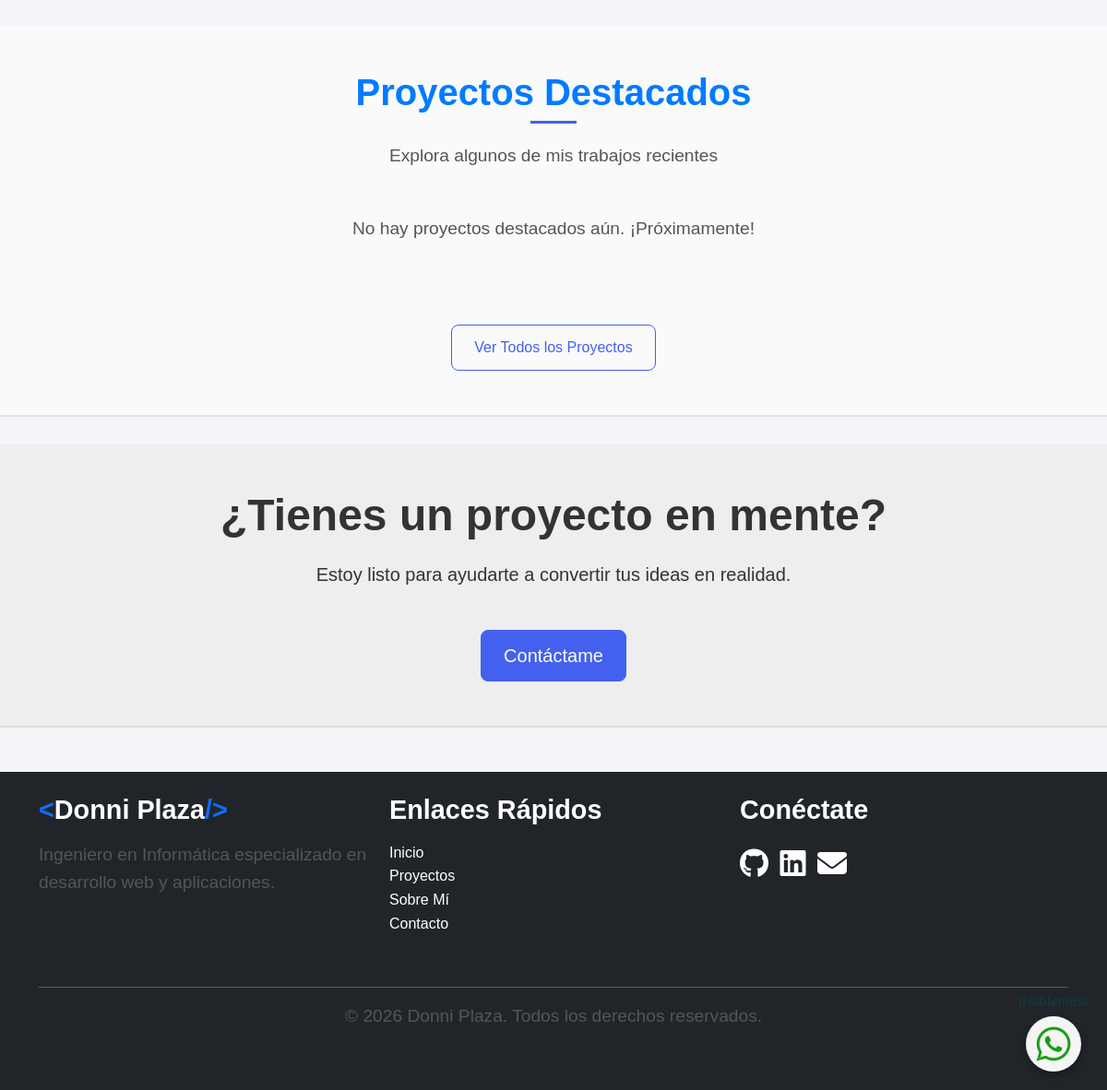
Before: / (lower part) with the older database file.
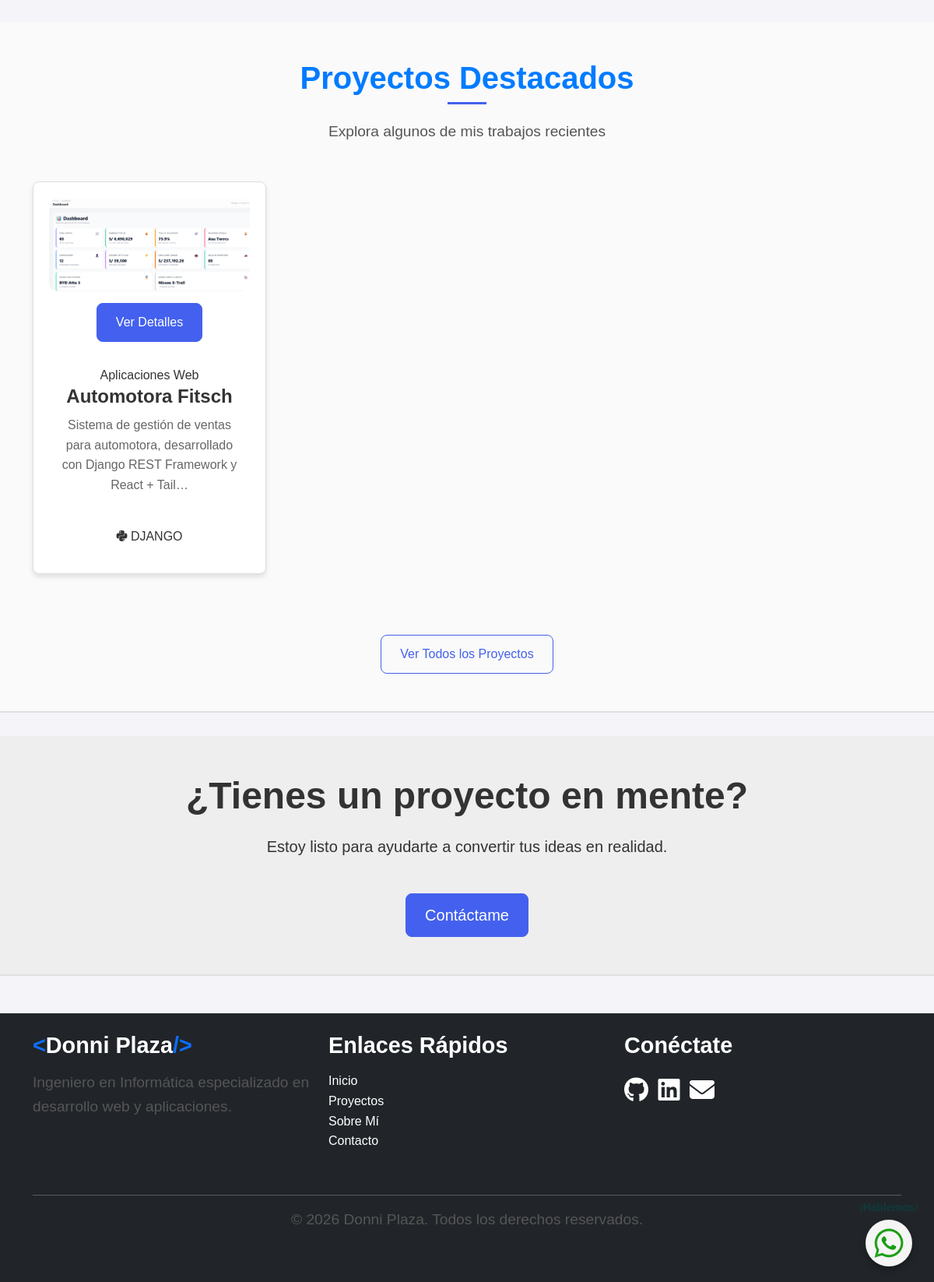
After: the same page with the newer database file.
### web/models.py (models this page shows, shortened)
class Proyecto(models.Model):
    titulo = models.CharField(max_length=200)
    slug = models.SlugField(unique=True, blank=True)
    descripcion = models.TextField()
    imagen_principal = models.ImageField(upload_to='proyectos/')
    categoria = models.ForeignKey(Categoria, on_delete=models.CASCADE, related_name='proyectos')
    tecnologias = models.ManyToManyField(Tecnologia, related_name='proyectos')
    url_github = models.URLField(blank=True, null=True)
    url_demo = models.URLField(blank=True, null=True)
    destacado = models.BooleanField(default=False)
    fecha_creacion = models.DateField()
    fecha_publicacion = models.DateTimeField(auto_now_add=True)

class Categoria(models.Model):
    nombre = models.CharField(max_length=100)
    slug = models.SlugField(unique=True, blank=True)
    class Meta:
        verbose_name_plural = "Categorías"

class Tecnologia(models.Model):
    nombre = models.CharField(max_length=50)
    icono = models.CharField(max_length=50, help_text="Nombre de la clase de Font Awesome (ej: 'fa-python')")
    class Meta:
        verbose_name_plural = "Tecnologías"

### web/views.py (the view)
# urls.py: path('', views.HomeView.as_view(), name='home'),
class HomeView(ListView):
    model = Proyecto
    template_name = 'home.html'
    context_object_name = 'proyectos_destacados'
    def get_queryset(self):
        return Proyecto.objects.filter(destacado=True).order_by('-fecha_publicacion')[:3]
    def get_context_data(self, **kwargs):
        context = super().get_context_data(**kwargs)
        context['categorias'] = Categoria.objects.all()
        context['tecnologias'] = Tecnologia.objects.all()
        return context

### web/templates/home.html (shortened to what this page needs)
{% extends 'base.html' %}
{% load static %}
{% block content %}
<section class="projects-section py-5">
    <div class="container">
        <div class="section-title text-center mb-5" data-aos="fade-up">
            <h2>Proyectos Destacados</h2>
            <p>Explora algunos de mis trabajos recientes</p>
        </div>
        <div class="row g-4">
            {% for proyecto in proyectos_destacados %}
            <div class="col-md-4" data-aos="fade-up" data-aos-delay="{{ forloop.counter|add:100 }}">
                <div class="project-card">
                    <div class="project-img">
                        <img src="{{ proyecto.imagen_principal.url }}" alt="{{ proyecto.titulo }}" class="img-fluid">
                        <div class="overlay">
                            <a href="{% url 'proyecto_detalle' proyecto.slug %}" class="btn btn-primary">Ver
                                Detalles</a>
                        </div>
                    </div>
                    <div class="project-info">
                        <span class="category">{{ proyecto.categoria.nombre }}</span>
                        <h3><a href="{% url 'proyecto_detalle' proyecto.slug %}">{{ proyecto.titulo }}</a></h3>
                        <p>{{ proyecto.descripcion|truncatechars:100 }}</p>
                        <div class="tech-tags">
                            {% for tech in proyecto.tecnologias.all|slice:":3" %}
                            <span class="tech-tag"><i class="fab {{ tech.icono }}"></i> {{ tech.nombre }}</span>
                            {% endfor %}
                        </div>
                    </div>
                </div>
            </div>
            {% empty %}
            <div class="col-12 text-center">
                <p>No hay proyectos destacados aún. ¡Próximamente!</p>
            </div>
            {% endfor %}
        </div>
        <div class="text-center mt-5" data-aos="fade-up">
            <a href="{% url 'proyectos' %}" class="btn btn-outline-primary">Ver Todos los Proyectos</a>
        </div>
    </div>
</section>
<section class="cta-section py-5">
    <div class="container">
        <div class="cta-content text-center" data-aos="zoom-in">
            <h2>¿Tienes un proyecto en mente?</h2>
            <p class="lead mb-4">Estoy listo para ayudarte a convertir tus ideas en realidad.</p>
            <a href="{% url 'contacto' %}" class="btn btn-primary btn-lg">Contáctame</a>
        </div>
    </div>
</section>
{% endblock %}

### web/templates/base.html (shortened to what this page needs)
{% load static %}
<!DOCTYPE html>
<html lang="es">
<head>
    <link href="https://cdn.jsdelivr.net/npm/bootstrap@5.3.0/dist/css/bootstrap.min.css" rel="stylesheet">
    <link rel="stylesheet" href="https://cdnjs.cloudflare.com/ajax/libs/font-awesome/6.4.0/css/all.min.css">
    <link href="https://unpkg.com/aos@2.3.1/dist/aos.css" rel="stylesheet">
    <link rel="stylesheet" href="{% static 'css/styles.css' %}">
</head>
<body>
    <main>
        {% block content %}{% endblock %}
    </main>
    <a href="https://wa.me/+56954363425" class="whatsapp-fijo" target="_blank"
        aria-label="Enviar un mensaje por WhatsApp">
        <div
            style="text-align: center; color: hsla(178, 81%, 15%, 0.685); font-weight: bold; font-size: 14px; margin-bottom: 5px;">
        </div>
        <img src="{% static 'img/ws1.png' %}" alt="WhatsApp" width="60" height="60"
            style="border-radius: 50%; box-shadow: 0px 4px 8px rgba(0, 0, 0, 0.3);">
    </a>
    <footer class="footer mt-5 py-4 bg-dark text-white">
        <div class="container">
            <div class="row">
                <div class="col-md-4">
                    <h5 class="mb-3"><span class="text-primary">&lt;</span>Donni Plaza<span
                            class="text-primary">/&gt;</span></h5>
                    <p>Ingeniero en Informática especializado en desarrollo web y aplicaciones.</p>
                </div>
                <div class="col-md-4">
                    <h5 class="mb-3">Enlaces Rápidos</h5>
                    <ul class="list-unstyled">
                        <li><a href="{% url 'home' %}" class="text-white">Inicio</a></li>
                        <li><a href="{% url 'proyectos' %}" class="text-white">Proyectos</a></li>
                        <li><a href="{% url 'about' %}" class="text-white">Sobre Mí</a></li>
                        <li><a href="{% url 'contacto' %}" class="text-white">Contacto</a></li>
                    </ul>
                </div>
                <div class="col-md-4">
                    <h5 class="mb-3">Conéctate</h5>
                    <div class="social-icons">
                        <a href="https://github.com/Donnyjpl/" target="_blank" class="text-white me-2"
                            aria-label="Ver perfil de GitHub de Donnyjpl"><i class="fab fa-github"></i></a>
                        <a href="https://www.linkedin.com/in/donni-j-plaza-l/" target="_blank" class="text-white me-2"
                            aria-label="Ver perfil de LinkedIn de Donny J Plaza"><i class="fab fa-linkedin"></i></a>
                        <a href="mailto:donnyjpl@email.com" class="text-white"
                            aria-label="Enviar correo electrónico a Donny J Plaza"><i class="fas fa-envelope"></i></a>
                    </div>
                </div>
            </div>
            <hr>
            <div class="text-center">
                <p>&copy; {% now "Y" %} Donni Plaza. Todos los derechos reservados.</p>
            </div>
        </div>
    </footer>
</body>
</html>

### web/static/css/styles.css (style rules this page uses)
:root { --primary-color: #4361ee; --secondary-color: #3f37c9; --dark-color: #1a1a2e; --light-color: #f8f9fa; --gray-color: #6c757d; --success-color: #4CAF50; --gradient-primary: linear-gradient(135deg, #4361ee 0%, #3a0ca3 100%); --font-primary: 'Poppins', sans-serif; --font-secondary: 'Roboto', sans-serif; --transition: all 0.3s ease; --shadow: 0 5px 15px rgba(0, 0, 0, 0.1); --shadow-dark: 0 5px 15px rgba(0, 0, 0, 0.2); --border-radius: 8px; }
* { margin: 0; padding: 0; box-sizing: border-box; }
body { font-family: var(--font-primary); line-height: 1.6; color: #333; background-color: #fff; overflow-x: hidden; margin: 0; padding: 0; }
h1, h2, h3, h4, h5, h6 { font-weight: 700; line-height: 1.2; margin-bottom: 1rem; }
a { text-decoration: none; color: var(--primary-color); transition: var(--transition); }
img { max-width: 100%; height: auto; }
.section-title { margin-bottom: 3rem; }
.section-title h2 { font-size: 2.5rem; font-weight: 700; margin-bottom: 1rem; position: relative; display: inline-block; }
.section-title h2:after { content: ''; position: absolute; left: 50%; bottom: -10px; width: 50px; height: 3px; background: var(--primary-color); transform: translateX(-50%); }
.btn { font-weight: 500; padding: 0.75rem 1.5rem; border-radius: var(--border-radius); transition: var(--transition); }
.btn-primary { background-color: var(--primary-color); border-color: var(--primary-color); }
.btn-outline-primary { color: var(--primary-color); border-color: var(--primary-color); }
body { font-family: 'Poppins', sans-serif; color: #333; line-height: 1.6; background-color: #f4f4f9; }
h1, h2, h3 { font-weight: bold; }
a { text-decoration: none; color: #007bff; transition: color 0.3s; }
section { padding: 50px 20px; margin: 0 auto; text-align: center; }
h2 { font-size: 3rem; margin-bottom: 20px; color: #007bff; }
p { font-size: 1.2rem; margin-bottom: 40px; color: #555; }
.project-card { background: #fff; border-radius: 10px; box-shadow: 0 4px 10px rgba(0, 0, 0, 0.1); padding: 20px; width: 300px; text-align: center; transition: transform 0.3s, box-shadow 0.3s; }
.project-card img { width: 100%; border-radius: 10px; margin-bottom: 15px; }
.project-card h3 { font-size: 1.5rem; margin-bottom: 10px; color: #007bff; }
.project-card p { font-size: 1rem; color: #666; }
.projects-section { background-color: #fafafa; padding: 60px 0; margin-bottom: 30px; text-align: center; border-bottom: 2px solid #e0e0e0; }
.projects-section h2 { margin-bottom: 30px; }
.cta-section { background-color: #eeeeee; color: #333; padding: 60px 0; text-align: center; margin-bottom: 30px; border-bottom: 2px solid #e0e0e0; }
.hero-btns a, .cta-section a { margin-top: 20px; }
.hero-section .img-fluid, .projects-section .img-fluid { max-width: 100%; height: auto; }
.projects-section .project-card { border: 1px solid #ddd; border-radius: 8px; overflow: hidden; box-shadow: 0 4px 6px rgba(0, 0, 0, 0.1); margin-bottom: 30px; }
.projects-section .project-card .project-info { padding: 15px; flex-grow: 1; }
.projects-section .project-card .project-img { position: relative; height: 200px; overflow: hidden; }
.projects-section .project-card .project-info h3 a { text-decoration: none; color: #333; }
.hero-section, .projects-section, .cta-section { margin-bottom: 30px; }
.projects-section .category, .cta-section h2, .cta-section p { color: #333; }
.whatsapp-fijo { position: fixed !important; bottom: 20px !important; right: 20px !important; z-index: 1000 !important; text-align: center !important; }
.whatsapp-fijo img { border-radius: 50% !important; box-shadow: 0px 4px 8px rgba(0, 0, 0, 0.3) !important; width: 60px !important; height: 60px !important; }
.whatsapp-fijo div { color: hsla(178, 81%, 15%, 0.685) !important; font-weight: bold !important; font-size: 14px !important; margin-bottom: 5px !important; }
footer { background-color: #343a40; color: white; padding: 50px 0; }
footer h5 { font-size: 1.8rem; margin-bottom: 1.5rem; font-weight: bold; }
footer .social-icons a { font-size: 2rem; color: white; transition: color 0.3s ease; }
footer .col-md-4 { margin-bottom: 1.5rem; }

Changed rows visible on the page:
added Proyecto: imagen_principal (picture), categoria.nombre "Aplicaciones Web", titulo "Automotora Fitsch", descripcion "Sistema de gestión de ventas para automotora, desarrollado con Django REST Framework y React + Tail…"
now on this page (row unchanged): Tecnologia: nombre "DJANGO"
Other visible differences:
text no longer shown: "No hay proyectos destacados aún. ¡Próximamente!"
